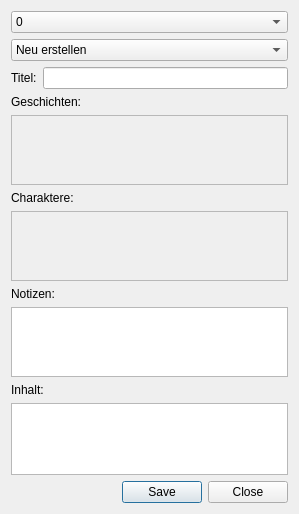
<?xml version="1.0" encoding="UTF-8"?>
<ui version="4.0">
 <class>Edit</class>
 <widget class="QDialog" name="Edit">
  <property name="windowModality">
   <enum>Qt::ApplicationModal</enum>
  </property>
  <property name="geometry">
   <rect>
    <x>0</x>
    <y>0</y>
    <width>299</width>
    <height>514</height>
   </rect>
  </property>
  <property name="windowTitle">
   <string>Bearbeiten</string>
  </property>
  <layout class="QVBoxLayout" name="verticalLayout">
   <item>
    <widget class="QComboBox" name="weltCB">
     <item>
      <property name="text">
       <string>0</string>
      </property>
     </item>
     <item>
      <property name="text">
       <string>Menschenwelt</string>
      </property>
     </item>
     <item>
      <property name="text">
       <string>Dämonenwelt</string>
      </property>
     </item>
    </widget>
   </item>
   <item>
    <widget class="QComboBox" name="titelCB">
     <item>
      <property name="text">
       <string>Neu erstellen</string>
      </property>
     </item>
    </widget>
   </item>
   <item>
    <layout class="QHBoxLayout" name="horizontalLayout">
     <item>
      <widget class="QLabel" name="label">
       <property name="text">
        <string>Titel:</string>
       </property>
      </widget>
     </item>
     <item>
      <widget class="QLineEdit" name="titelLE"/>
     </item>
    </layout>
   </item>
   <item>
    <widget class="QLabel" name="label_4">
     <property name="text">
      <string>Geschichten:</string>
     </property>
    </widget>
   </item>
   <item>
    <widget class="QScrollArea" name="storySA">
     <property name="widgetResizable">
      <bool>true</bool>
     </property>
     <widget class="QWidget" name="storyW">
      <property name="geometry">
       <rect>
        <x>0</x>
        <y>0</y>
        <width>285</width>
        <height>70</height>
       </rect>
      </property>
      <layout class="QVBoxLayout" name="verticalLayout_4"/>
     </widget>
    </widget>
   </item>
   <item>
    <widget class="QLabel" name="label_5">
     <property name="text">
      <string>Charaktere:</string>
     </property>
    </widget>
   </item>
   <item>
    <widget class="QScrollArea" name="characterSA">
     <property name="widgetResizable">
      <bool>true</bool>
     </property>
     <widget class="QWidget" name="characterW">
      <property name="geometry">
       <rect>
        <x>0</x>
        <y>0</y>
        <width>285</width>
        <height>70</height>
       </rect>
      </property>
      <layout class="QVBoxLayout" name="verticalLayout_5"/>
     </widget>
    </widget>
   </item>
   <item>
    <widget class="QLabel" name="label_3">
     <property name="text">
      <string>Notizen:</string>
     </property>
    </widget>
   </item>
   <item>
    <widget class="QTextEdit" name="notizTE">
     <property name="maximumSize">
      <size>
       <width>16777215</width>
       <height>100</height>
      </size>
     </property>
    </widget>
   </item>
   <item>
    <widget class="QLabel" name="label_2">
     <property name="text">
      <string>Inhalt:</string>
     </property>
    </widget>
   </item>
   <item>
    <widget class="QTextEdit" name="inhaltTE"/>
   </item>
   <item>
    <widget class="QDialogButtonBox" name="buttonBox">
     <property name="orientation">
      <enum>Qt::Horizontal</enum>
     </property>
     <property name="standardButtons">
      <set>QDialogButtonBox::Close|QDialogButtonBox::Save</set>
     </property>
    </widget>
   </item>
  </layout>
 </widget>
 <resources/>
 <connections>
  <connection>
   <sender>buttonBox</sender>
   <signal>accepted()</signal>
   <receiver>Edit</receiver>
   <slot>accept()</slot>
   <hints>
    <hint type="sourcelabel">
     <x>248</x>
     <y>254</y>
    </hint>
    <hint type="destinationlabel">
     <x>157</x>
     <y>274</y>
    </hint>
   </hints>
  </connection>
  <connection>
   <sender>buttonBox</sender>
   <signal>rejected()</signal>
   <receiver>Edit</receiver>
   <slot>reject()</slot>
   <hints>
    <hint type="sourcelabel">
     <x>316</x>
     <y>260</y>
    </hint>
    <hint type="destinationlabel">
     <x>286</x>
     <y>274</y>
    </hint>
   </hints>
  </connection>
 </connections>
</ui>
